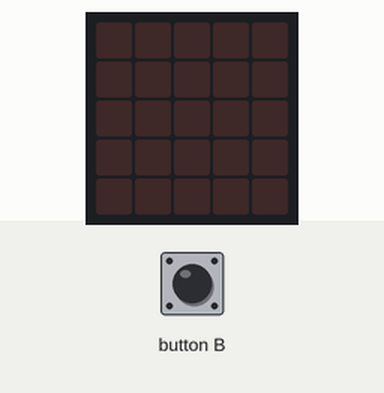
The program below on a simulated BBC micro:bit (MakeCode). Shown: the board's 5×5 LED display. The test bench sets the inputs (shaded band).

Above: at 1.2 s.
1.3 s: button B pressed for 0.15 s
At 1.9 s:
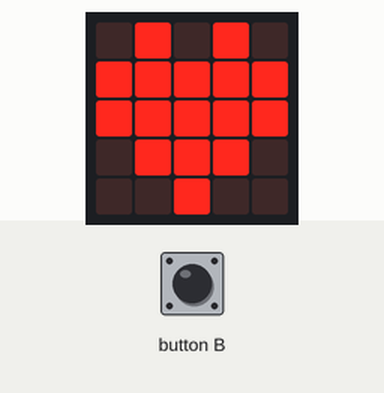
At 4.2 s:
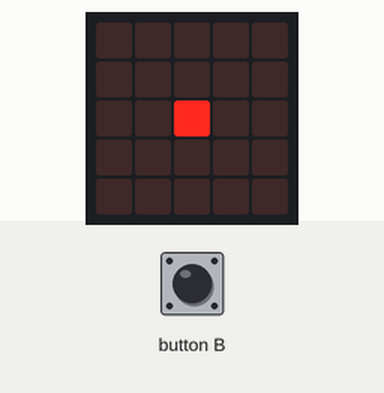
Timing chart, 0 to 5.7 s (numbered marks = the images above; inputs shaded):
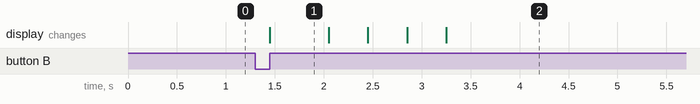

Measured:
- after the input at 1.3 s, the display: changes after 0.15 s (image 1)
- what the display in image 1 shows lasts 0.6 s, from 1.5 s to 2.1 s

The program:

main.ts
```typescript
input.onButtonPressed(Button.B, function () {
    basic.showIcon(IconNames.Heart)
    basic.showLeds(`
        . . . . .
        # # # # #
        # # # # #
        . # # # .
        . . . . .
        `)
    basic.showLeds(`
        . . . . .
        . # # # .
        . # # # .
        . . # . .
        . . . . .
        `)
    basic.showLeds(`
        . . . . .
        . . # . .
        . . # . .
        . . # . .
        . . . . .
        `)
    basic.showLeds(`
        . . . . .
        . . . . .
        . . # . .
        . . . . .
        . . . . .
        `)
})
```

test.ts
```typescript
// aquí va el archivo "tests"; esto no se compilará cuando este paquete se utilice como una extensión.
```
